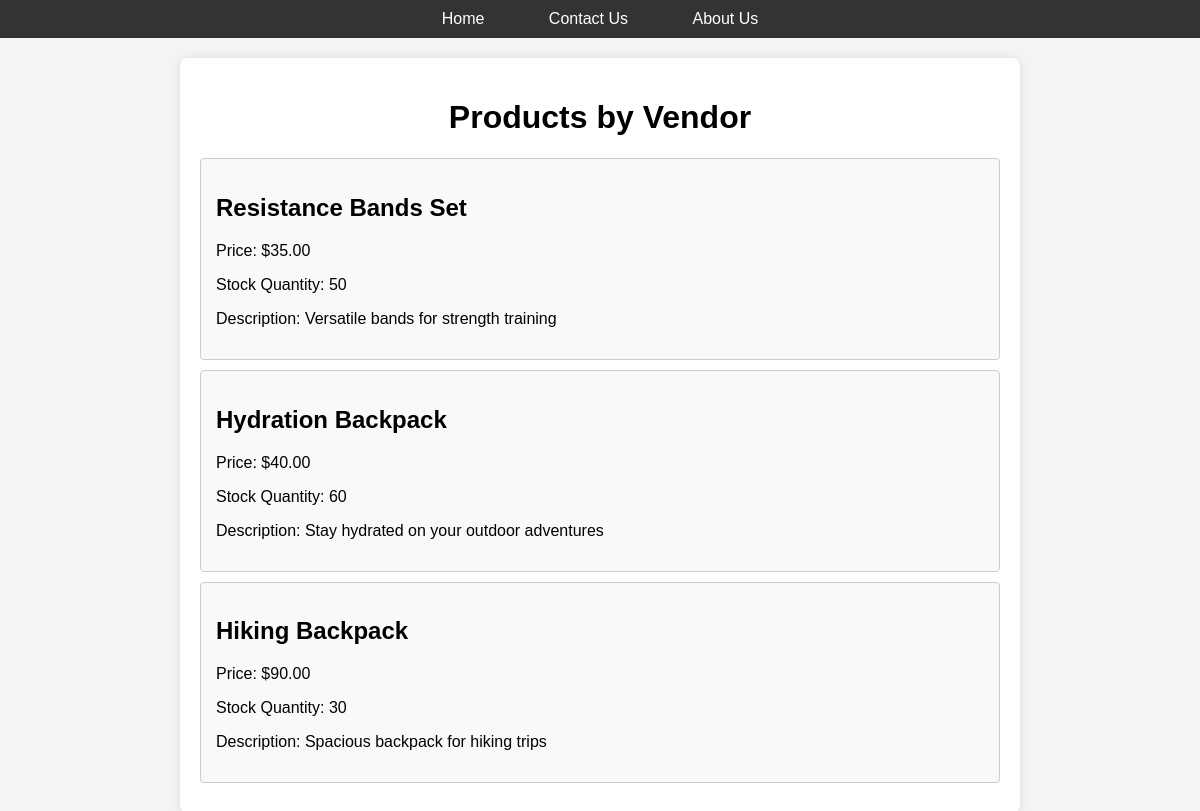
Screenshot of /User.php/products.php?vendor_id=6 with the database file from the repository.
### tables this page shows
CREATE TABLE Product (
    ProductID INT PRIMARY KEY,
    ProductName VARCHAR(255),
    Description TEXT,
    Price DECIMAL(10, 2),
    CategoryID INT,
    VendorID INT,
    StockQuantity INT,
    CreatedDate TIMESTAMP DEFAULT CURRENT_TIMESTAMP,
    ImageURL VARCHAR(255),
    FOREIGN KEY (CategoryID) REFERENCES Category(CategoryID),
    FOREIGN KEY (VendorID) REFERENCES Vendor(VendorID)
);

### database.php (called while the page is built, shortened)
<?php
$conn = null;
function select_rows($sql) {
    global $conn;
    $rows = array();
    $result = $conn->query($sql);
    if ($result && $result->num_rows > 0) {
        while ($row = $result->fetch_assoc()) {
            array_push($rows, $row);
        }
    }
    return $rows;
}
function get_products_by_vendor($VendorID) {
    $sql = "SELECT * FROM Product WHERE VendorID = " . intval($VendorID) . ";";
    $rows = select_rows($sql);
    return $rows;
}
?>

### User.php/products.php (the view, shortened to what this page needs)
<?php
include_once 'database.php';
$vendorId = intval($_GET['vendor_id']);
$products = get_products_by_vendor($vendorId);
?>
<!DOCTYPE html>
<html lang="en">
<head>
</head>
<body>
<div class="menu">
    <a href="index.php">Home</a>
    <a href="contact.php">Contact Us</a>
    <a href="about.php">About Us</a>
</div>
<div class="container">
    <h1>Products by Vendor</h1>
    <?php if (count($products) > 0): ?>
        <?php foreach ($products as $product): ?>
            <div class="product-card">
                <h2><?php echo htmlspecialchars($product['ProductName']); ?></h2>
                <p>Price: $<?php echo htmlspecialchars($product['Price']); ?></p>
                <p>Stock Quantity: <?php echo htmlspecialchars($product['StockQuantity']); ?></p>
                <p>Description: <?php echo htmlspecialchars($product['Description']); ?></p>
            </div>
        <?php endforeach; ?>
    <?php else: ?>
        <p>No products found for this vendor.</p>
    <?php endif; ?>
</div>
</body>
</html>

### User.php/products.php (style rules this page uses)
body { font-family: Arial, sans-serif; background-color: #f4f4f4; margin: 0; padding: 0; }
.menu { text-align: center; background-color: #333; padding: 10px; }
.menu a { color: white; padding: 14px 20px; text-decoration: none; margin: 0 10px; border-radius: 4px; }
h1 { text-align: center; }
.container { max-width: 800px; margin: 20px auto; padding: 20px; background: white; border-radius: 8px; box-shadow: 0 0 10px rgba(0, 0, 0, 0.1); }
.product-card { border: 1px solid #ccc; border-radius: 4px; padding: 15px; margin: 10px 0; background-color: #f9f9f9; }

### rows the page displays
product: ProductName "Resistance Bands Set", Price "35.00", StockQuantity "50", Description "Versatile bands for strength training"
product: ProductName "Hydration Backpack", Price "40.00", StockQuantity "60", Description "Stay hydrated on your outdoor adventures"
product: ProductName "Hiking Backpack", Price "90.00", StockQuantity "30", Description "Spacious backpack for hiking trips"
